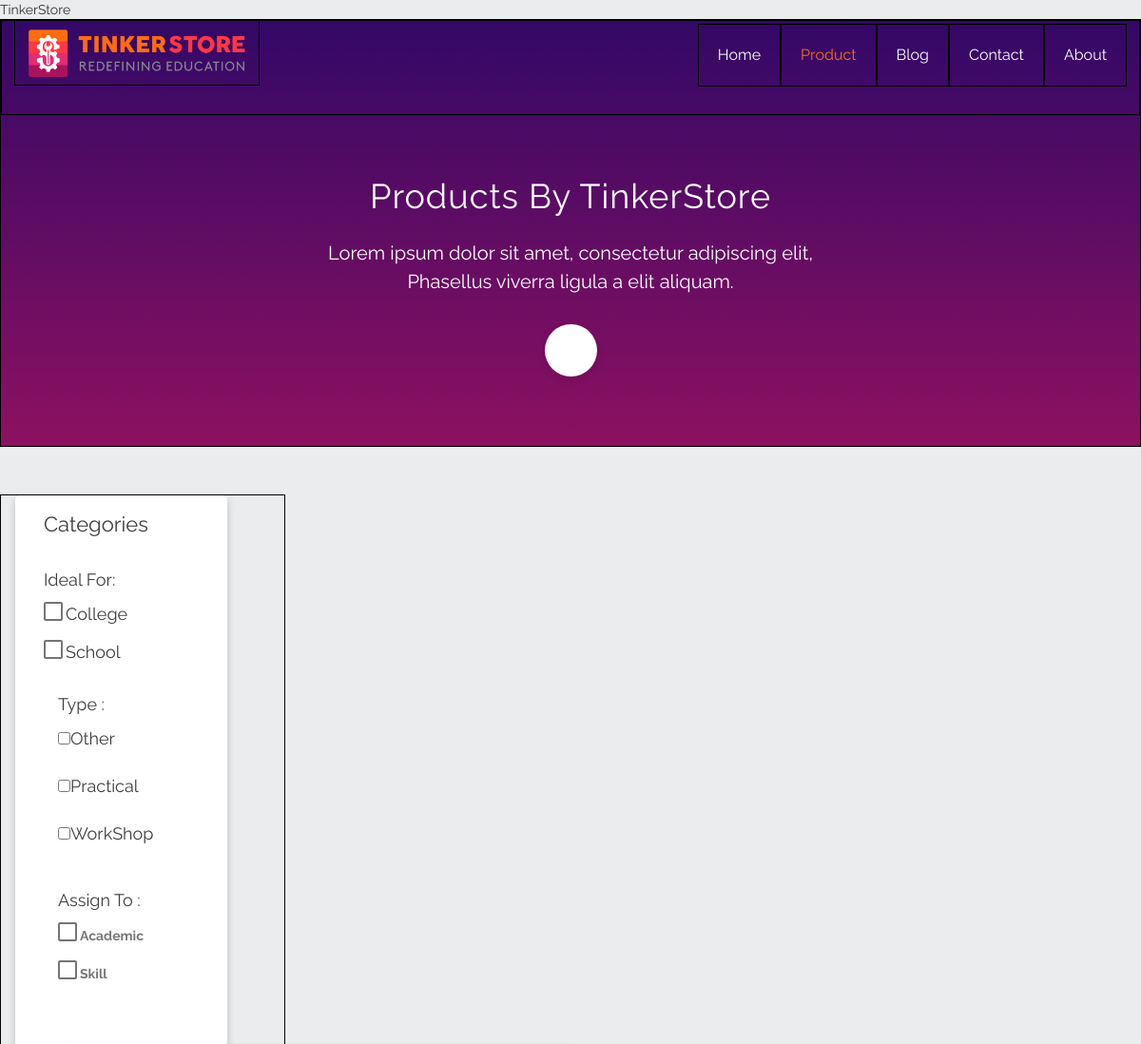
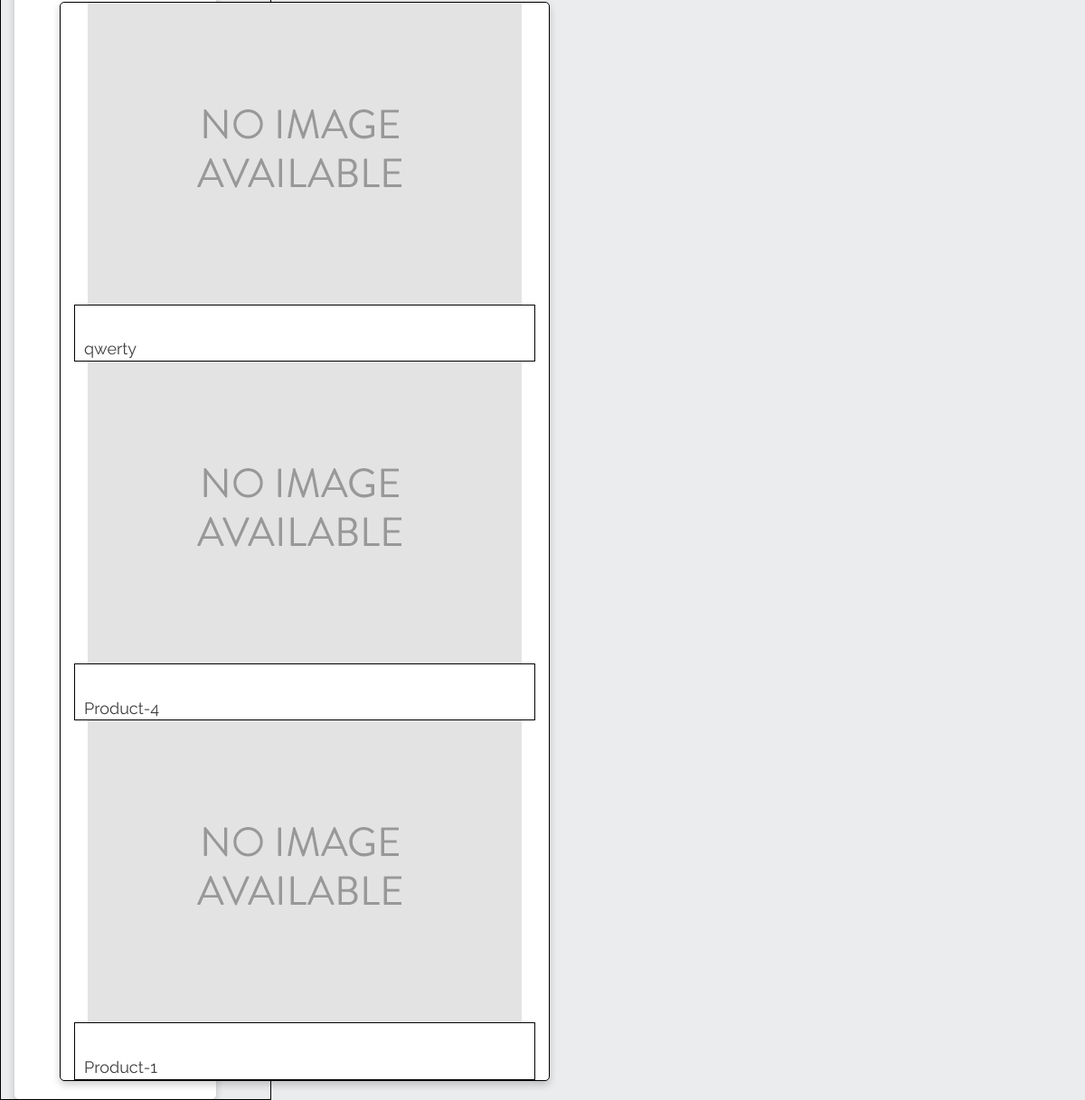
/college/, run on the app's committed database (2 pictures, top to bottom).
### shop/models.py (models this page shows, shortened)
class Category(models.Model):
    name = models.CharField(max_length=200, db_index=True)
    slug = models.SlugField(max_length=200, db_index=True, unique=True)
    class Meta:
        ordering = ('name',)
        verbose_name = 'category'
        verbose_name_plural = 'categories'

class SubCategory(models.Model):
    title = models.CharField(max_length=200, db_index=True)
    slug = models.SlugField(max_length=200, db_index=True, unique=True)
    class Meta:
        ordering = ('title',)
        verbose_name = 'subcategory'
        verbose_name_plural = 'subcategories'

class Align(models.Model):
    name = models.CharField(max_length=200, db_index=True)
    slug = models.SlugField(max_length=200, db_index=True, unique=True)
    class Meta:
        ordering = ('name',)
        verbose_name = 'align'
        verbose_name_plural = 'alignto'

class Product(models.Model):
    category = models.ForeignKey(Category, related_name='subcategory')
    subcategory = models.ManyToManyField(SubCategory, related_name='products')
    align = models.ForeignKey(Align, related_name='align')
    name = models.CharField(max_length=200, db_index=True)
    slug = models.SlugField(max_length=200, db_index=True)
    image = models.ImageField(upload_to='products/%Y/%m/%d', blank=True)
    description = models.TextField(blank=True)
    price = models.DecimalField(max_digits=10, decimal_places=2)
    stock = models.PositiveIntegerField()
    available = models.BooleanField(default=True)
    created = models.DateTimeField(auto_now_add=True)
    updated = models.DateTimeField(auto_now=True)
    class Meta:
        ordering = ('-created',)
        index_together = (('id', 'slug'),)
    def get_absolute_url(self):
        return reverse('shop:product_detail', args=[self.id, self.slug])

### shop/views.py (the view)
# urls.py: url(r'^(?P<category_slug>[-\w]+)/$', views.product_list, name='product_list_by_category'),
def product_list(request, category_slug=None):
    category = None
    subcategory = None
    align = None
    categories = Category.objects.all()
    subcategories = SubCategory.objects.all()
    alignto = Align.objects.all()
    products = Product.objects.filter(available=True)
    if category_slug :
        category = get_object_or_404(Category, slug=category_slug)
        products = products.filter(category=category)
    return render(request, 'shop/product/list.html', {'category': category, 'subcategory' : subcategory, 'align' : align,
                                                  'categories': categories, 'subcategories' : subcategories, 'alignto' : alignto,
                                                  'products': products })

### shop/templates/shop/product/list.html (shortened to what this page needs)
{% extends "shop/base.html" %}
{% load static %}
{% block content %}
    <section class="products-header">
		<header id="main-header">
          <nav class="navbar navbar-default navbar-fixed-top">
            <div class="container">
			<div class="navbar-header">
                <a class="navbar-brand  " href="#">
                	<img src="img/Logo-main.png">
                </a>
              </div>
			<div class=" collapse navbar-collapse" id="myNavbar">
				<ul class="nav navbar-nav navbar-right">
					<li class=" ">
						<a href="">
							Home
						</a>
					</li>
				<li class=" active ">
						<a href="">
							Product
						</a>
					</li>
					<li class=" ">
						<a href="">
							Blog
						</a>
					</li>
					<li class=" ">
						<a href="">
							Contact
						</a>
					</li>
					<li class=" ">
						<a href="">
							About
						</a>
					</li>
				</ul>
			</div>
		</div>
	</nav>
		</header>
		<div class="wrapper header-description">
			<div class="container-fluid">
			<div class="row text-center">
		<div class="upper-text container">
				Products By TinkerStore
			</div>
		<div class="lower-text container">
			Lorem ipsum dolor sit amet, consectetur adipiscing elit,<br>Phasellus viverra ligula a elit aliquam.
		</div>
		<div class="p-icon">
			</div>
			</div>
		</div>
		</div>
	</section>
<section class="products-main">
	<div class="container-fluid">
		<div class="row ">
		<div class="section-left col-xs-6 col-sm-4 col-md-3">
			<div class="checkbox-menu col-xs-12 col-md-10">
				<div class="heading">
					Categories
				</div>
				<div class="sub-heading ">
					Ideal For:
				<div class="checkboxes ideal">
                {% for c in categories %}
				<div class="md-checkbox ">
                            <input type="checkbox" id="someDynamicId" class="Checkbox" value="{{ c.name }}">{{ c.name }}
				</div>
                {% endfor %}
				</div>
				<div class="sub-heading">
					Type :
                {% for a in subcategories %}
				<div class="checkboxes types">
                        <input type="checkbox" id="i{{ subcategory.id }}" class="Checkbox" value="{{ a.title }}">{{ a.title }}
				</div>
                {% endfor %}
				</div>
				<div class="sub-heading">
					Assign To :
				<div class="checkboxes assign">
                {% for k in alignto %}
				<div class="md-checkbox ">
                        <label for=""{% if align.slug == k.slug %}class="selected"{% endif %}>
                            <input type="checkbox" class="Checkbox" value="{{ k.name }}">{{ k.name }}
                        </label>
				</div>
                 {% endfor %}
				</div>
			</div>
		</div>
		<div class="section-right col-xs-6 col-sm-8 col-md-9">
			<div class="main-product col-xs-12 col-sm-5 col-md-3">
             {% for product in products %}
				<div class="product-img col-xs-12 ">
					 <a href="{{ product.get_absolute_url }}">
                        <img src="{% if product.image %}{{ product.image.url }}{% else %}{% static "img/no_image.png" %}{% endif %}">
                     </a>
                </div>
					<div class=" product-description col-xs-12	">
                        <br>
                        <a href="{{ product.get_absolute_url }}">{{ product.name }}</a><br>
					</div>
             {% endfor %}
		    </div>
        </div>
            </div>
</section>
{% endblock %}

### shop/static/css/products.css (style rules this page uses)
body { font-family: 'Raleway', sans-serif; margin: 0; padding: 0; background-color: #ebeced; }
header { position: relative; width: 100%; min-height: 100px; border:1px solid black; }
.products-header { width: 100%; min-height: 450px; border:1px solid black; background-image: linear-gradient(to top, #a8135e -30%, #330867 100%); }
.navbar-default { background-color: transparent; border:0px; padding: 20px 0; transition: all 0.3s; }
.navbar-collapse { margin-top: 5px; }
.navbar-default .navbar-brand { padding: 0px; }
.navbar-brand { padding: 0px; height: 70px; border: 1px solid black; }
.navbar-brand img { width: inherit; height: inherit; }
.navbar-default .navbar-nav > li > a { padding: 5px 20px; font-size: 16px; line-height: 54px; font-weight: 400; background: transparent; color: #fff; -webkit-transition: color 0.2s ease-out; transition: color 0.2s ease-out; border:1px solid black; }
.navbar-default .navbar-nav > .active > a, .navbar-default .navbar-nav > .active > a:focus, .navbar-default .navbar-nav > .active > a:hover { color: #ff6c11; background-color: transparent; }
.header-description { margin-top: 50px; }
.upper-text { padding: 10px; font-size: 36px; color: white; line-height: 50px; letter-spacing: 1px; }
.lower-text { padding: 10px; font-size: 20px; color: white; line-height: 30px; }
.p-icon { margin: 10px auto; margin-top: 20px; width: 55px; height: 55px; border-radius: 50%; background-color: white; box-shadow: 0 4px 8px 0 rgba(0,0,0,0.1); }
.products-main { margin-top: 50px; }
.section-left { float: left; border:1px solid black; }
.checkbox-menu { border-radius: 5px; min-height: 750px; background-color: white; box-shadow: 0 4px 8px 0 rgba(0,0,0,0.2); }
.heading,.sub-heading { padding: 15px; color: #3e3e3e; vertical-align: middle; font-size: 22px; }
.sub-heading { font-size: 18px; }
.checkboxes { padding-top: 10px; }
.age,.assign,.ideal,.types { min-height: 50px; }
*, *:before, *:after { box-sizing: border-box; }
.md-checkbox { position: relative; height: 40px; }
.md-checkbox label { cursor: pointer; color: #777777; }
.md-checkbox label:before, .md-checkbox label:after { content: ""; position: absolute; left: 0; top: 0; }
.md-checkbox label:before { width: 20px; height: 20px; background: #fff; border: 2px solid rgba(0, 0, 0, 0.54); border-radius: 2px; cursor: pointer; transition: background 0.3s; }
.md-checkbox input[type="checkbox"] { outline: 0; margin-right: 10px; }
.main-product { min-height: 420px; border-radius: 5px; display: inline-table; background-color: white; box-shadow: 0 4px 8px 0 rgba(0,0,0,0.2); transition: all 0.3s ease; margin: 20px; border: 1px solid black; }
.product-img { background-size: contain; position: relative; min-height: 20px; border-radius: 5px 5px 0px 0px; filter: grayscale(50%); }
.product-img img { width: inherit; height: inherit; }
.product-description { padding-left: 10px; color: #3e3e3e; font-size: 18px; padding-top: 10px; border: 1px solid black; }
label { font-size: 14px; }
a { color: inherit; }

### data on the page
Category: name "College"
Category: name "School"
SubCategory: title "Other"
SubCategory: title "Practical"
SubCategory: title "WorkShop"
Align: name "Academic"
Align: name "Skill"
Product: name "qwerty"
Product: name "Product-4"
Product: name "Product-1"
